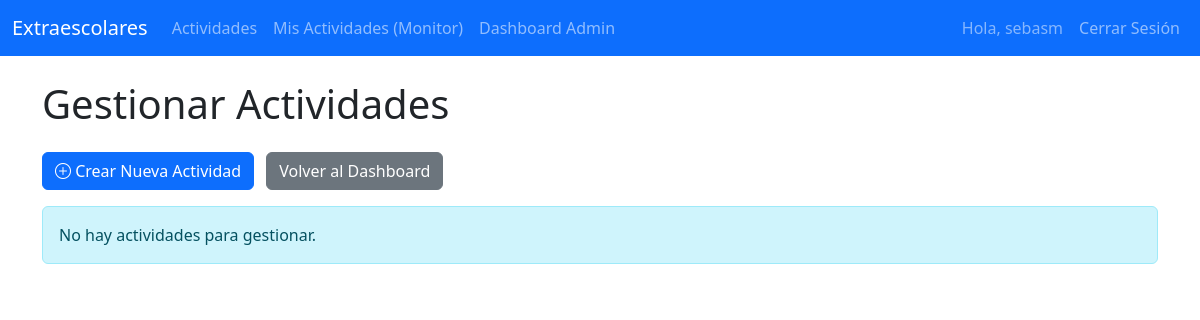
Before: /actividades/admin-dashboard/actividades/ (signed in) with the older database file.
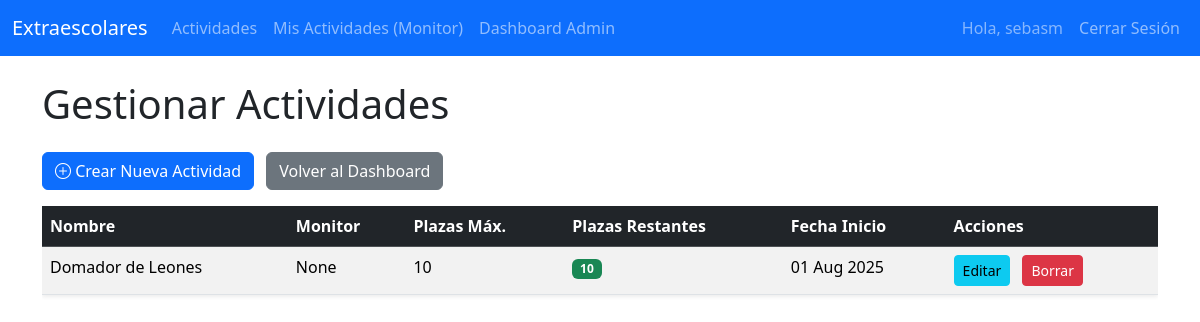
After: the same page with the newer database file.
### actividades/models.py (models this page shows, shortened)
class Actividad(models.Model):
    nombre = models.CharField(max_length=200)
    descripcion = models.TextField()
    monitor = models.ForeignKey(Monitor, on_delete=models.SET_NULL, null=True, blank=True)
    plazas_maximas = models.IntegerField()
    fecha_inicio = models.DateField()
    def plazas_restantes(self):
        inscripciones_actuales = self.inscripcion_set.count()
        return self.plazas_maximas - inscripciones_actuales

### actividades/views.py (the view)
# urls.py: path('admin-dashboard/actividades/', views.admin_lista_actividades, name='admin_lista_actividades'),
@login_required
@user_passes_test(is_admin, login_url='/login/')
def admin_lista_actividades(request):
    actividades = Actividad.objects.all().order_by('fecha_inicio')
    context = {
        'actividades': actividades
    }
    return render(request, 'actividades/admin_lista_actividades.html', context)

### actividades/views.py (called while the page is built)
def is_admin(user):
    return user.is_authenticated and user.is_staff

### templates/actividades/admin_lista_actividades.html (shortened to what this page needs)
{% extends 'base.html' %}
{% block content %}
<h1 class="mb-4">Gestionar Actividades</h1>
<a href="{% url 'admin_crear_actividad' %}" class="btn btn-primary mb-3">
    <i class="bi bi-plus-circle"></i> Crear Nueva Actividad
</a>
<a href="{% url 'admin_dashboard' %}" class="btn btn-secondary mb-3 ms-2">
    Volver al Dashboard
</a>
{% if actividades %}
    <div class="table-responsive">
        <table class="table table-hover table-striped shadow-sm">
            <thead class="table-dark">
                <tr>
                    <th>Nombre</th>
                    <th>Monitor</th>
                    <th>Plazas Máx.</th>
                    <th>Plazas Restantes</th>
                    <th>Fecha Inicio</th>
                    <th>Acciones</th>
                </tr>
            </thead>
            <tbody>
                {% for actividad in actividades %}
                <tr>
                    <td>{{ actividad.nombre }}</td>
                    <td>{{ actividad.monitor }}</td>
                    <td>{{ actividad.plazas_maximas }}</td>
                    <td><span class="badge {% if actividad.plazas_restantes <= 5 %}bg-warning{% else %}bg-success{% endif %}">{{ actividad.plazas_restantes }}</span></td>
                    <td>{{ actividad.fecha_inicio|date:"d M Y" }}</td>
                    <td>
                        <a href="{% url 'admin_editar_actividad' actividad.id %}" class="btn btn-sm btn-info me-2">Editar</a>
                        <a href="{% url 'admin_borrar_actividad' actividad.id %}" class="btn btn-sm btn-danger">Borrar</a>
                    </td>
                </tr>
                {% endfor %}
            </tbody>
        </table>
    </div>
{% else %}
    <div class="alert alert-info" role="alert">
        No hay actividades para gestionar.
    </div>
{% endif %}
{% endblock %}

Changed rows visible on the page:
added Actividad: nombre "Domador de Leones", monitor "None", plazas_maximas "10", plazas_restantes "10", fecha_inicio "01 Aug 2025"
Other visible differences:
text no longer shown: "No hay actividades para gestionar."
text now shown: "Nombre Monitor Plazas Máx. Plazas Restantes Fecha Inicio Acciones"
